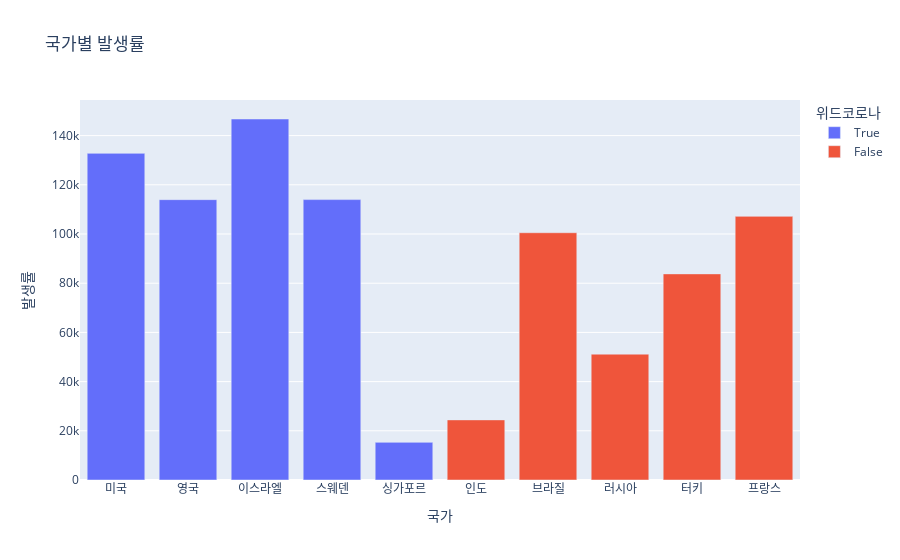

Notebook source saved alongside this figure:
### Code cell
data_compare.sort_values(by='발생률')
fig = px.bar(data_compare, x="국가", y="발생률", color="위드코로나", title="국가별 발생률")
fig.show()

### Figure 1 — Plotly figure (JSON) as saved in the notebook; plotly's stock layout.template omitted (floating-point values rounded to 4 significant figures)
{"data": [{"alignmentgroup": "True", "hovertemplate": "위드코로나=True<br>국가=%{x}<br>발생률=%{y}<extra></extra>", "legendgroup": "True", "marker": {"color": "#636efa", "pattern": {"shape": ""}}, "name": "True", "offsetgroup": "True", "orientation": "v", "showlegend": true, "textposition": "auto", "type": "bar", "x": ["미국", "영국", "이스라엘", "스웨덴", "싱가포르"], "xaxis": "x", "y": [132779, 113959, 146753, 113986, 15305], "yaxis": "y"}, {"alignmentgroup": "True", "hovertemplate": "위드코로나=False<br>국가=%{x}<br>발생률=%{y}<extra></extra>", "legendgroup": "False", "marker": {"color": "#EF553B", "pattern": {"shape": ""}}, "name": "False", "offsetgroup": "False", "orientation": "v", "showlegend": true, "textposition": "auto", "type": "bar", "x": ["인도", "브라질", "러시아", "터키", "프랑스"], "xaxis": "x", "y": [24431, 100520, 51151, 83789, 107174], "yaxis": "y"}], "layout": {"barmode": "relative", "legend": {"title": {"text": "위드코로나"}, "tracegroupgap": 0}, "title": {"text": "국가별 발생률"}, "xaxis": {"anchor": "y", "domain": [0, 1], "title": {"text": "국가"}}, "yaxis": {"anchor": "x", "domain": [0, 1], "title": {"text": "발생률"}}}}
